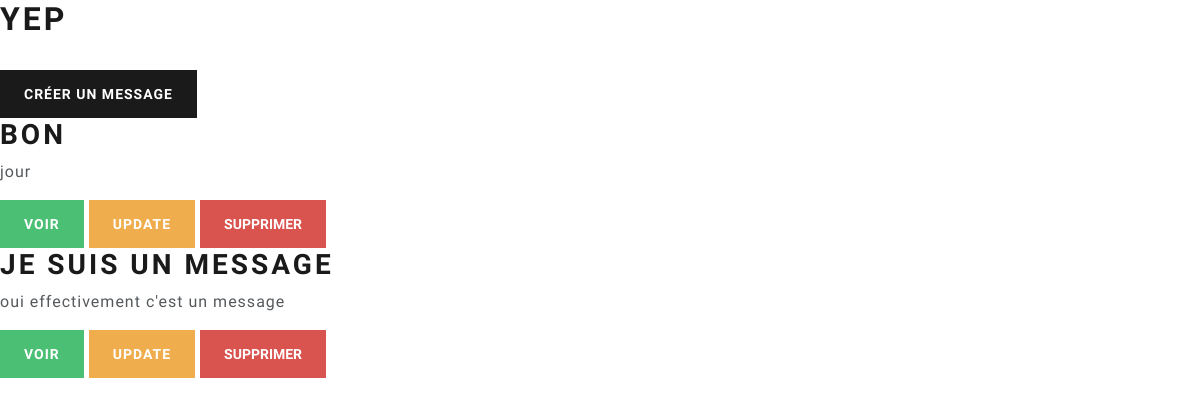
The app's page /website/, older data.
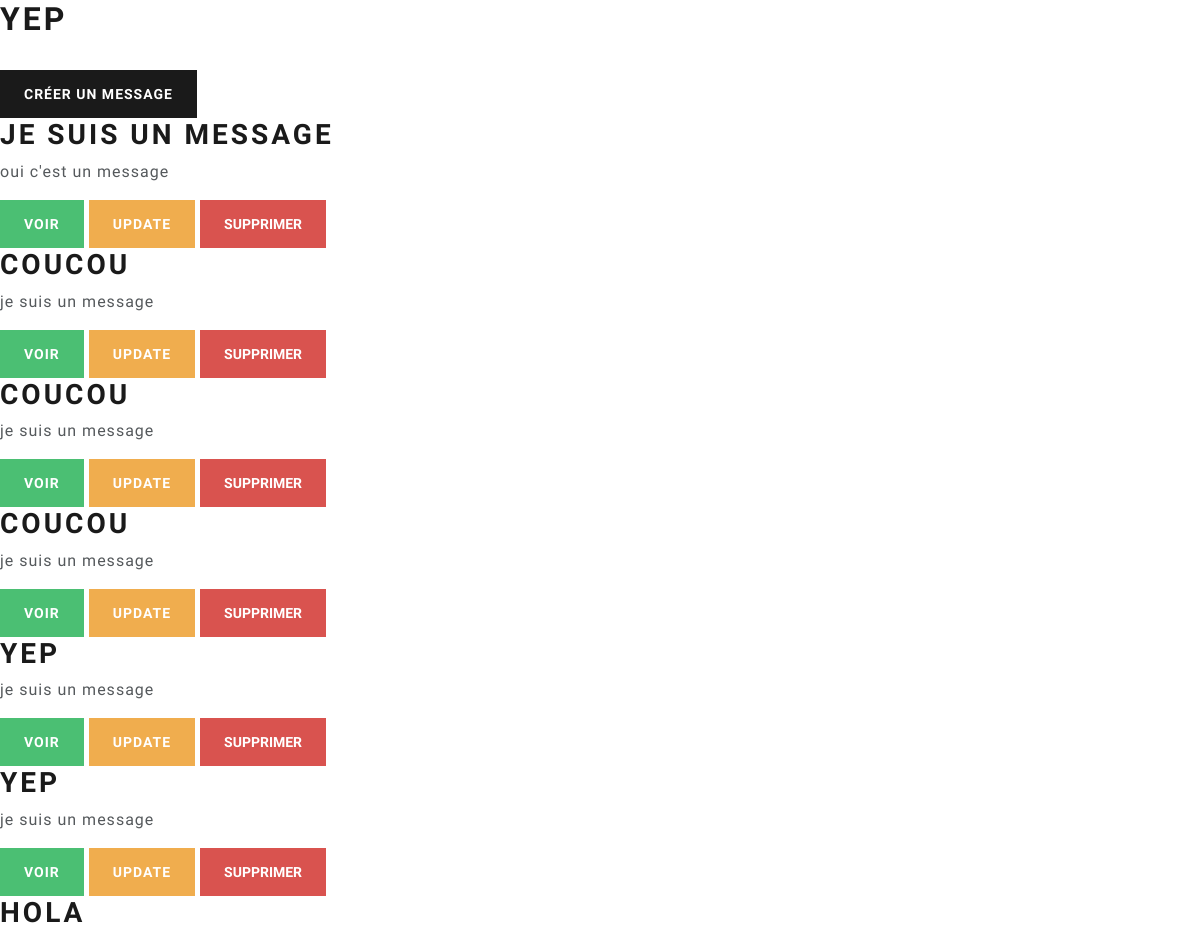
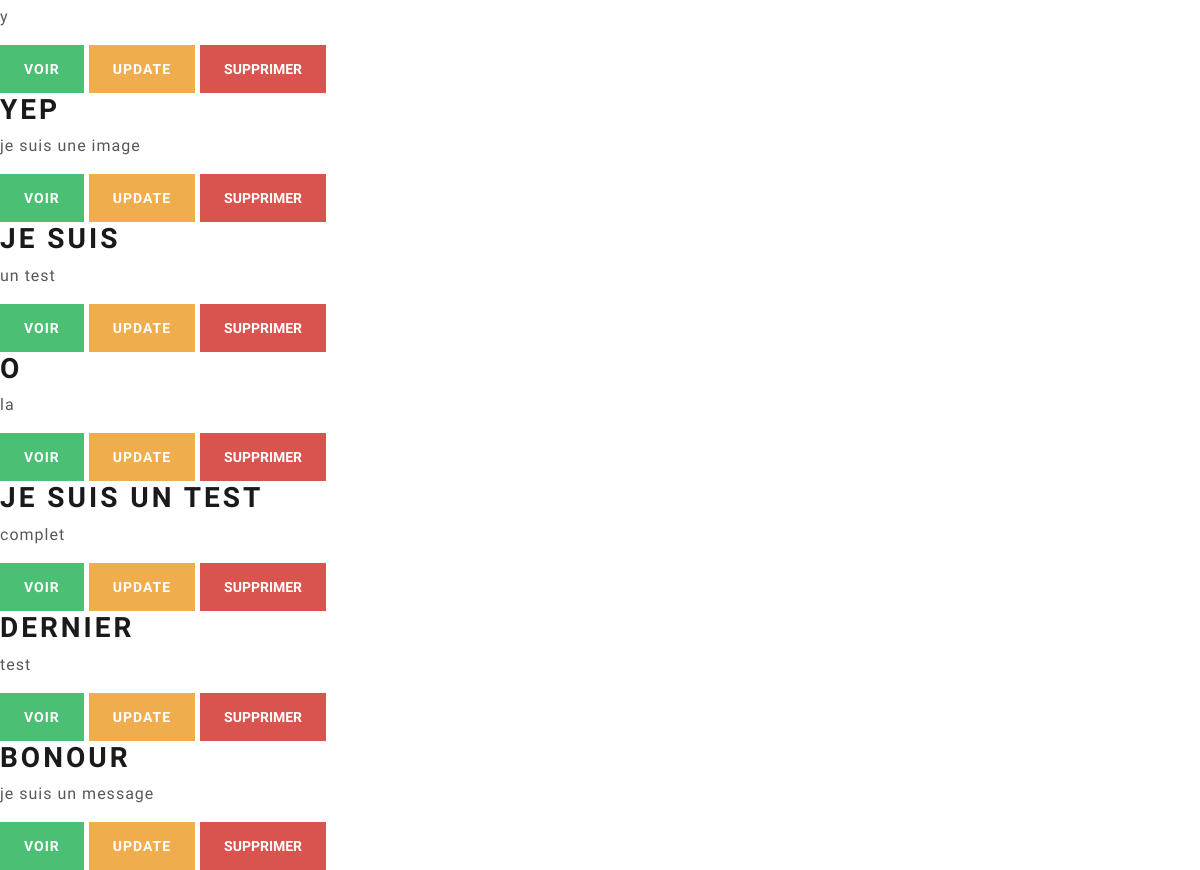
The same page, newer data (2 pictures, top to bottom).
### website/models.py (models this page shows)
class Message(models.Model):
    title = models.CharField(max_length=255)
    content = models.CharField(max_length=1000)

### website/views.py (the view)
# urls.py: path('', views.all_messages, name="messages"),
def all_messages(request):
    messages = Message.objects.all()
    context = {
        "messages": messages
    }
    return render(request, "website/all.html", context)

### website/templates/website/all.html (shortened to what this page needs)
{% extends 'website/base.html' %}
{% block content %}
<h1>yep</h1>
<br>
<a class="btn btn-primary" href="{% url 'create_message'%}">créer un message</a>
{% for message in messages %}
  <h2>{{ message.title }}</h2>
  <p>{{ message.content }}</p>
<a class="btn btn-success" href="{% url 'show_message' message.id  %}">Voir</a>
<a class="btn btn-warning" href="{% url 'update_message' message.id  %}">Update</a>
<button type="button" class="btn btn-danger" data-bs-toggle="modal" data-bs-target="#deleteModal">Supprimer</button>
{% endfor %}
{% endblock %}

### website/templates/website/base.html (shortened to what this page needs)
<!doctype html>
<html lang="en">
<head>
    <link rel="stylesheet" href="https://bootswatch.com/5/lux/bootstrap.min.css">
</head>
<body>
{% block content %}
{% endblock %}
</body>
</html>

Row changes from the older to the newer data that the page shows:
removed Message: title "BON", content "jour"
changed Message "JE SUIS UN MESSAGE": content "oui effectivement c'est un message" → "oui c'est un message"
added Message: title "COUCOU", content "je suis un message"
added Message: title "COUCOU", content "je suis un message"
added Message: title "COUCOU", content "je suis un message"
added Message: title "YEP", content "je suis un message"
added Message: title "YEP", content "je suis un message"
added Message: title "HOLA", content "y"
added Message: title "YEP", content "je suis une image"
added Message: title "JE SUIS", content "un test"
added Message: title "O", content "la"
added Message: title "JE SUIS UN TEST", content "complet"
added Message: title "DERNIER", content "test"
added Message: title "BONOUR", content "je suis un message"
